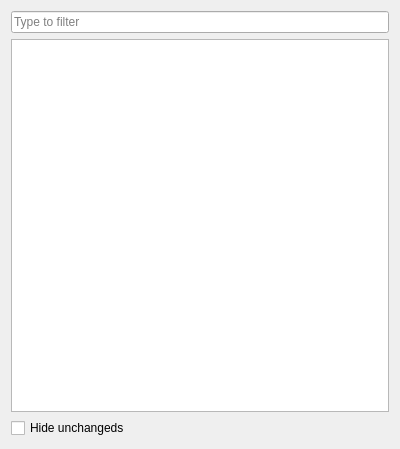
<?xml version="1.0" encoding="UTF-8"?>
<ui version="4.0">
 <class>DiffTreeView</class>
 <widget class="QWidget" name="DiffTreeView">
  <property name="geometry">
   <rect>
    <x>0</x>
    <y>0</y>
    <width>400</width>
    <height>449</height>
   </rect>
  </property>
  <property name="windowTitle">
   <string>Form</string>
  </property>
  <layout class="QVBoxLayout" name="verticalLayout_2">
   <item>
    <widget class="QLineEdit" name="lineEditFilter">
     <property name="placeholderText">
      <string>Type to filter</string>
     </property>
     <property name="clearButtonEnabled">
      <bool>true</bool>
     </property>
    </widget>
   </item>
   <item>
    <widget class="QStackedWidget" name="stackedWidget">
     <property name="currentIndex">
      <number>0</number>
     </property>
     <widget class="QWidget" name="page">
      <layout class="QVBoxLayout" name="verticalLayout">
       <property name="leftMargin">
        <number>0</number>
       </property>
       <property name="topMargin">
        <number>0</number>
       </property>
       <property name="rightMargin">
        <number>0</number>
       </property>
       <property name="bottomMargin">
        <number>0</number>
       </property>
       <item>
        <widget class="QTreeView" name="treeView">
         <property name="headerHidden">
          <bool>true</bool>
         </property>
        </widget>
       </item>
       <item>
        <widget class="QCheckBox" name="checkBoxHideUnchangeds">
         <property name="text">
          <string>Hide unchangeds</string>
         </property>
        </widget>
       </item>
      </layout>
     </widget>
     <widget class="QWidget" name="page_2">
      <layout class="QVBoxLayout" name="verticalLayout_3">
       <property name="leftMargin">
        <number>0</number>
       </property>
       <property name="topMargin">
        <number>0</number>
       </property>
       <property name="rightMargin">
        <number>0</number>
       </property>
       <property name="bottomMargin">
        <number>0</number>
       </property>
       <item>
        <widget class="QListView" name="listView"/>
       </item>
      </layout>
     </widget>
    </widget>
   </item>
  </layout>
 </widget>
 <resources/>
 <connections/>
</ui>
